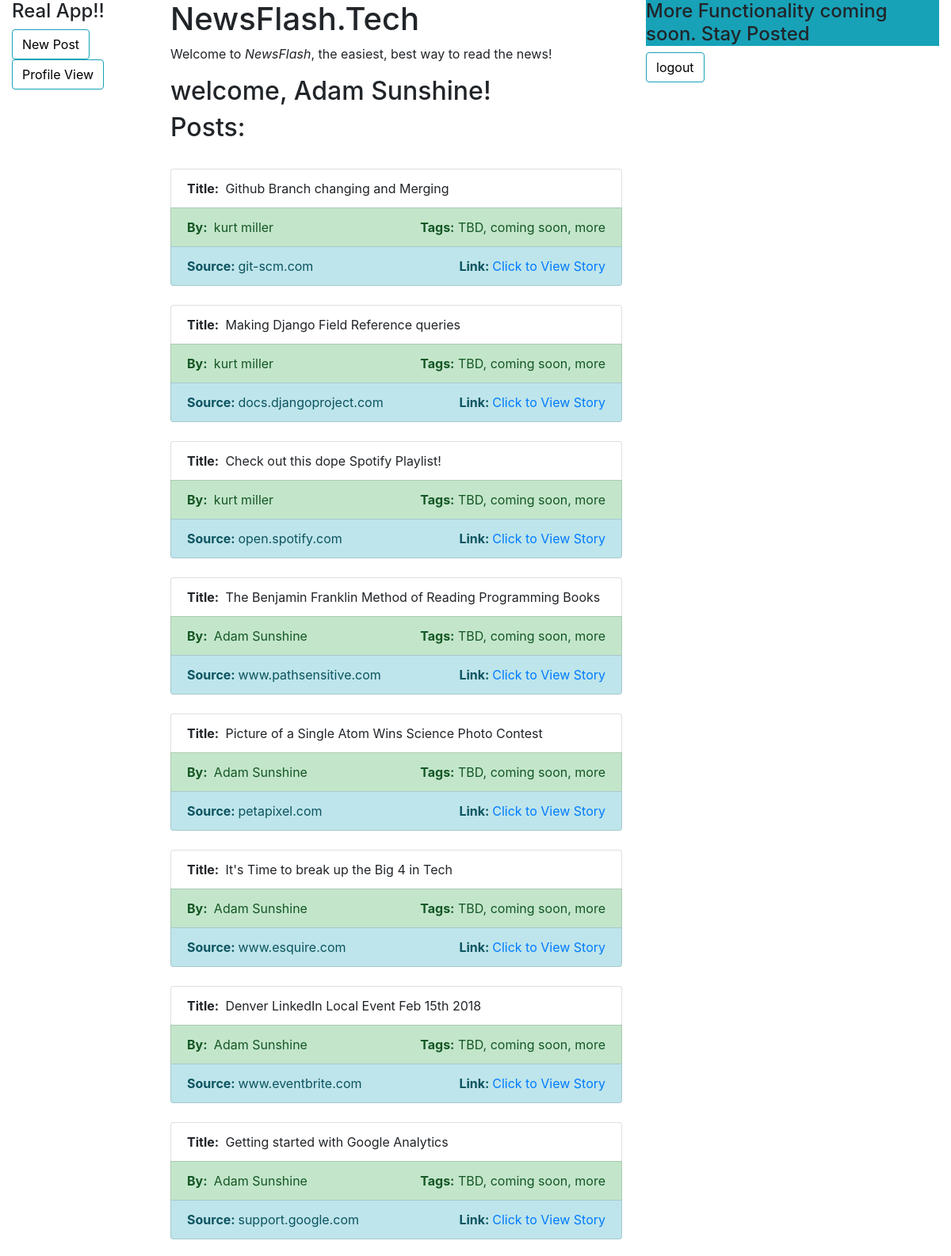
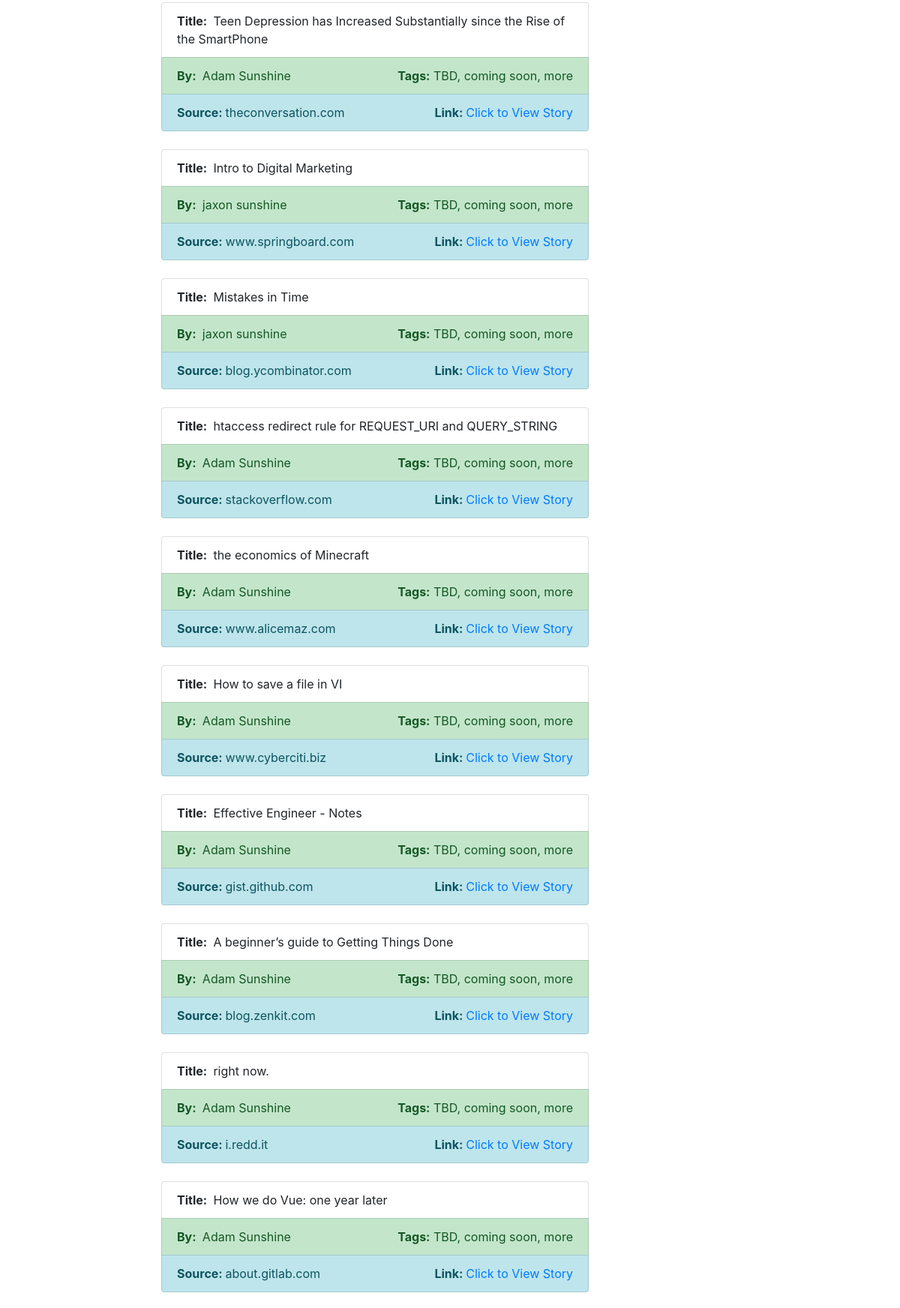
The app's page /flash/ (signed in, upper part) with its own data (2 pictures, top to bottom).
### flash/models.py (models this page shows, shortened)
class Author(models.Model):
    user = models.OneToOneField(User, on_delete=models.CASCADE)
    phone_number = models.CharField(max_length=10)
    def __str__(self):
        return '%s %s' % (self.user.first_name, self.user.last_name) #check out how we get the first and last name here - use this in context with displaying user info

class Post(models.Model):
    title = models.CharField(max_length=100)
    author = models.ForeignKey('Author', on_delete=models.SET_NULL, null=True)
    url = models.URLField(max_length=1000)
    source = models.ForeignKey('Source', on_delete=models.CASCADE, null=True)
    created_at = models.DateTimeField(auto_now_add=True)
    class Meta:
         ordering = ['-created_at']

class Source(models.Model):
    base_url = models.CharField(max_length=200, unique=True)
    title = models.CharField(max_length=200)
    def __str__(self):
        return self.title

### flash/views.py (the view)
# urls.py: url(r'^flash/$', index, name='index'),
@login_required()
def index(request):
  current_user = request.user.author
  posts = Post.objects.all()
  return render(
        request,
        'index.html',
        context={'current_user':current_user, 'posts': posts},
    )

### flash/templates/index.html
{% extends "base_generic.html" %}
{% block login %}
<a href="/create" class="btn btn-outline-info" style="color:black;">New Post</a>
<a href="/me" class="btn btn-outline-info" style="color:black;">Profile View</a>
{% endblock %}
{% block content %}
<h1>NewsFlash.Tech</h1>
  <p>Welcome to <em>NewsFlash</em>, the easiest, best way to read the news!</p>
    {%if current_user %}
      <h2>welcome, {{ current_user }}!</h2>
    {% else %}
      <h2>user not found did not work work :/</h2>
    {% endif %}
    <h2>Posts:</h2>
  <br>
  {% for post in posts %}
  <div class="well">
  <ul class="list-group single-post">
    <li class="list-group-item"><strong>Title: </strong>&nbsp;{{ post.title }}</li>
    <li class="list-group-item list-group-item-success d-flex justify-content-between">
      <div><strong>By: </strong>&nbsp;{{ post.author }}</div>
      <div><strong>Tags:</strong>&nbsp;TBD, coming soon, more</div>
    </li>
    <li class="list-group-item list-group-item-info d-flex justify-content-between">
        <div><strong>Source:&nbsp;</strong>{{ post.source }}</div>
        <div>
          <strong>Link:&nbsp;</strong><a href="{{ post.url }}" target="_blank">Click to View Story</a>
        </div>
    </li>
  </ul>
</div>
  <br>
  {% endfor %}
{% endblock %}
{% block logout %}
<a href="/logout" class="btn btn-outline-info" style="color:black;">logout </a>
{% endblock %}

### records on screen
Author: user.last_name "Adam Sunshine"
Post: title "Github Branch changing and Merging", author "kurt miller", source "git-scm.com"
Post: title "Making Django Field Reference queries", author "kurt miller", source "docs.djangoproject.com"
Post: title "Check out this dope Spotify Playlist!", author "kurt miller", source "open.spotify.com"
Post: title "The Benjamin Franklin Method of Reading Programming Books", author "Adam Sunshine", source "www.pathsensitive.com"
Post: title "Picture of a Single Atom Wins Science Photo Contest", author "Adam Sunshine", source "petapixel.com"
Post: title "It's Time to break up the Big 4 in Tech", author "Adam Sunshine", source "www.esquire.com"
Post: title "Denver LinkedIn Local Event Feb 15th 2018", author "Adam Sunshine", source "www.eventbrite.com"
Post: title "Getting started with Google Analytics", author "Adam Sunshine", source "support.google.com"
Post: title "Teen Depression has Increased Substantially since the Rise of the SmartPhone", author "Adam Sunshine", source "theconversation.com"
Post: title "Intro to Digital Marketing", author "jaxon sunshine", source "www.springboard.com"
Post: title "Mistakes in Time", author "jaxon sunshine", source "blog.ycombinator.com"
Post: title "htaccess redirect rule for REQUEST_URI and QUERY_STRING", author "Adam Sunshine", source "stackoverflow.com"
Post: title "the economics of Minecraft", author "Adam Sunshine", source "www.alicemaz.com"
Post: title "How to save a file in VI", author "Adam Sunshine", source "www.cyberciti.biz"
Post: title "Effective Engineer - Notes", author "Adam Sunshine", source "gist.github.com"
Post: title "A beginner’s guide to Getting Things Done", author "Adam Sunshine", source "blog.zenkit.com"
Post: title "right now.", author "Adam Sunshine", source "i.redd.it"
Post: title "How we do Vue: one year later", author "Adam Sunshine", source "about.gitlab.com"
